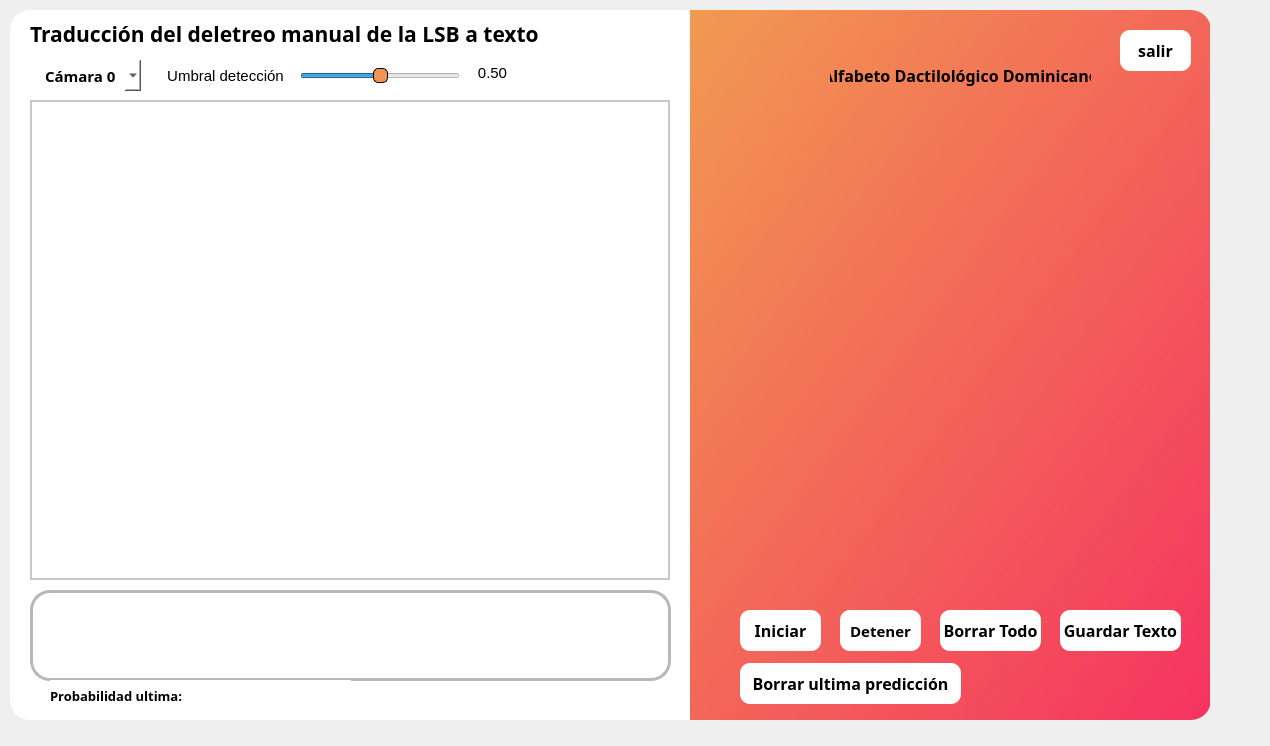
<?xml version="1.0" encoding="UTF-8"?>
<ui version="4.0">
 <class>MainWindow</class>
 <widget class="QMainWindow" name="MainWindow">
  <property name="geometry">
   <rect>
    <x>0</x>
    <y>0</y>
    <width>1270</width>
    <height>746</height>
   </rect>
  </property>
  <property name="windowTitle">
   <string>MainWindow</string>
  </property>
  <widget class="QWidget" name="centralwidget">
   <property name="styleSheet">
    <string notr="true"/>
   </property>
   <widget class="QFrame" name="main_frame">
    <property name="geometry">
     <rect>
      <x>10</x>
      <y>10</y>
      <width>1200</width>
      <height>710</height>
     </rect>
    </property>
    <property name="tabletTracking">
     <bool>true</bool>
    </property>
    <property name="styleSheet">
     <string notr="true">border-radius: 20px;
background-color: rgb(255, 255, 255);
/*border: 2px solid rgb(184, 184, 184);*/

</string>
    </property>
    <property name="frameShape">
     <enum>QFrame::StyledPanel</enum>
    </property>
    <property name="frameShadow">
     <enum>QFrame::Raised</enum>
    </property>
    <widget class="QPushButton" name="salir_Button">
     <property name="geometry">
      <rect>
       <x>1110</x>
       <y>20</y>
       <width>71</width>
       <height>41</height>
      </rect>
     </property>
     <property name="font">
      <font>
       <family>Segoe UI Semibold</family>
       <pointsize>12</pointsize>
       <weight>75</weight>
       <bold>true</bold>
      </font>
     </property>
     <property name="styleSheet">
      <string notr="true">QPushButton {	
	border-radius: 10px;
	color: rgb(0, 0, 0);
	background-color: rgb(255, 255, 255);
}

QPushButton:hover {
	background-color: rgb(223, 223, 223);
}
QPushButton:pressed {	
	background-color: rgb(244, 64, 94);
}

</string>
     </property>
     <property name="text">
      <string>salir</string>
     </property>
    </widget>
    <widget class="QLabel" name="image_label">
     <property name="geometry">
      <rect>
       <x>20</x>
       <y>90</y>
       <width>640</width>
       <height>480</height>
      </rect>
     </property>
     <property name="styleSheet">
      <string notr="true">background-color: rgb(255, 255, 255);
border-radius: 0px;
border: 2px solid rgb(200, 200, 200);</string>
     </property>
     <property name="text">
      <string/>
     </property>
    </widget>
    <widget class="QLabel" name="texto_trad_label">
     <property name="geometry">
      <rect>
       <x>20</x>
       <y>580</y>
       <width>641</width>
       <height>91</height>
      </rect>
     </property>
     <property name="font">
      <font>
       <family>Segoe UI Semibold</family>
       <pointsize>18</pointsize>
       <weight>75</weight>
       <bold>true</bold>
      </font>
     </property>
     <property name="styleSheet">
      <string notr="true">background-color:rgb(255, 255, 255);
border-radius: 20px;
border: 3px solid rgb(184, 184, 184);</string>
     </property>
     <property name="text">
      <string/>
     </property>
     <property name="scaledContents">
      <bool>false</bool>
     </property>
     <property name="alignment">
      <set>Qt::AlignLeading|Qt::AlignLeft|Qt::AlignTop</set>
     </property>
     <property name="wordWrap">
      <bool>true</bool>
     </property>
     <property name="indent">
      <number>-1</number>
     </property>
    </widget>
    <widget class="QLabel" name="titulo_label">
     <property name="geometry">
      <rect>
       <x>20</x>
       <y>8</y>
       <width>561</width>
       <height>31</height>
      </rect>
     </property>
     <property name="font">
      <font>
       <family>Segoe UI Semibold</family>
       <pointsize>16</pointsize>
       <weight>75</weight>
       <bold>true</bold>
      </font>
     </property>
     <property name="styleSheet">
      <string notr="true">color: rgb(0, 0, 0);
border:none;</string>
     </property>
     <property name="text">
      <string>Traducción del deletreo manual de la LSB a texto</string>
     </property>
    </widget>
    <widget class="QComboBox" name="cam_comboBox">
     <property name="geometry">
      <rect>
       <x>30</x>
       <y>50</y>
       <width>101</width>
       <height>31</height>
      </rect>
     </property>
     <property name="font">
      <font>
       <family>Segoe UI Semibold</family>
       <pointsize>11</pointsize>
       <weight>75</weight>
       <bold>true</bold>
      </font>
     </property>
     <property name="styleSheet">
      <string notr="true">color: rgb(0, 0, 0);
border:none;</string>
     </property>
     <property name="editable">
      <bool>false</bool>
     </property>
     <item>
      <property name="text">
       <string extracomment="seleccione la camara">Cámara 0</string>
      </property>
     </item>
     <item>
      <property name="text">
       <string>Cámara 1</string>
      </property>
     </item>
    </widget>
    <widget class="QFrame" name="conten_frame">
     <property name="geometry">
      <rect>
       <x>680</x>
       <y>0</y>
       <width>521</width>
       <height>710</height>
      </rect>
     </property>
     <property name="styleSheet">
      <string notr="true">background-color: qlineargradient(spread:pad, x1:0, y1:0, x2:1, y2:1, stop:0 rgba(241, 154, 81, 255), stop:1 rgba(245, 51, 96, 255));
border-top-right-radius: 20px;
border-bottom-right-radius: 20px;
border-top-left-radius: 0px;
border-bottom-left-radius: 0px;</string>
     </property>
     <property name="frameShape">
      <enum>QFrame::StyledPanel</enum>
     </property>
     <property name="frameShadow">
      <enum>QFrame::Raised</enum>
     </property>
     <widget class="QFrame" name="alfab_frame">
      <property name="geometry">
       <rect>
        <x>80</x>
        <y>90</y>
        <width>371</width>
        <height>471</height>
       </rect>
      </property>
      <property name="styleSheet">
       <string notr="true">image: url(:/imagenes/imagenes/abecedario.png);
border: none;
background-color: none;
</string>
      </property>
      <property name="frameShape">
       <enum>QFrame::StyledPanel</enum>
      </property>
      <property name="frameShadow">
       <enum>QFrame::Raised</enum>
      </property>
     </widget>
     <widget class="QPushButton" name="guardar_Button">
      <property name="geometry">
       <rect>
        <x>370</x>
        <y>600</y>
        <width>121</width>
        <height>41</height>
       </rect>
      </property>
      <property name="font">
       <font>
        <family>Segoe UI Semibold</family>
        <pointsize>12</pointsize>
        <weight>75</weight>
        <bold>true</bold>
       </font>
      </property>
      <property name="styleSheet">
       <string notr="true">QPushButton {	
	border-radius: 10px;
	color: rgb(0, 0, 0);
	background-color: rgb(255, 255, 255);
}

QPushButton:hover {
	background-color:rgb(223, 223, 223);
}
QPushButton:pressed {	
	background-color: rgb(98, 159, 217);
}
</string>
      </property>
      <property name="text">
       <string>Guardar Texto</string>
      </property>
     </widget>
     <widget class="QPushButton" name="borrar_Button">
      <property name="geometry">
       <rect>
        <x>250</x>
        <y>600</y>
        <width>101</width>
        <height>41</height>
       </rect>
      </property>
      <property name="font">
       <font>
        <family>Segoe UI Semibold</family>
        <pointsize>12</pointsize>
        <weight>75</weight>
        <bold>true</bold>
       </font>
      </property>
      <property name="styleSheet">
       <string notr="true">QPushButton {	
	border-radius: 10px;
	color: rgb(0, 0, 0);
	background-color: rgb(255, 255, 255);
}

QPushButton:hover {
	background-color: rgb(223, 223, 223);
}
QPushButton:pressed {	
	background-color:rgb(170, 85, 255);
}</string>
      </property>
      <property name="text">
       <string>Borrar Todo</string>
      </property>
     </widget>
     <widget class="QPushButton" name="inicio_Button">
      <property name="geometry">
       <rect>
        <x>50</x>
        <y>600</y>
        <width>81</width>
        <height>41</height>
       </rect>
      </property>
      <property name="font">
       <font>
        <family>Segoe UI Semibold</family>
        <pointsize>12</pointsize>
        <weight>75</weight>
        <bold>true</bold>
       </font>
      </property>
      <property name="styleSheet">
       <string notr="true">QPushButton {	
	border-radius: 10px;
	color: rgb(0, 0, 0);
	background-color: rgb(255, 255, 255);
}

QPushButton:hover {
	background-color: rgb(223, 223, 223);
}
QPushButton:pressed {	
	background-color: rgb(170, 255, 127);
}</string>
      </property>
      <property name="text">
       <string>Iniciar</string>
      </property>
     </widget>
     <widget class="QPushButton" name="detener_Button">
      <property name="geometry">
       <rect>
        <x>150</x>
        <y>600</y>
        <width>81</width>
        <height>41</height>
       </rect>
      </property>
      <property name="font">
       <font>
        <family>Segoe UI Semibold</family>
        <pointsize>11</pointsize>
        <weight>75</weight>
        <bold>true</bold>
       </font>
      </property>
      <property name="styleSheet">
       <string notr="true">QPushButton {	
	border-radius: 10px;
	color: rgb(0, 0, 0);
	background-color: rgb(255, 255, 255);
}

QPushButton:hover {
	background-color: rgb(223, 223, 223);
}
QPushButton:pressed {	
	background-color:rgb(97, 195, 144);
}
</string>
      </property>
      <property name="text">
       <string>Detener</string>
      </property>
     </widget>
     <widget class="QLabel" name="subtitulo_label">
      <property name="geometry">
       <rect>
        <x>140</x>
        <y>50</y>
        <width>261</width>
        <height>31</height>
       </rect>
      </property>
      <property name="font">
       <font>
        <family>Segoe UI Semibold</family>
        <pointsize>12</pointsize>
        <weight>75</weight>
        <bold>true</bold>
       </font>
      </property>
      <property name="styleSheet">
       <string notr="true">color: rgb(0, 0, 0);
border:none;
background-color:none;</string>
      </property>
      <property name="text">
       <string>Alfabeto Dactilológico Dominicano</string>
      </property>
      <property name="alignment">
       <set>Qt::AlignCenter</set>
      </property>
     </widget>
     <widget class="QPushButton" name="borrarultima_Button">
      <property name="geometry">
       <rect>
        <x>50</x>
        <y>653</y>
        <width>221</width>
        <height>41</height>
       </rect>
      </property>
      <property name="font">
       <font>
        <family>Segoe UI Semibold</family>
        <pointsize>12</pointsize>
        <weight>75</weight>
        <bold>true</bold>
       </font>
      </property>
      <property name="styleSheet">
       <string notr="true">QPushButton {	
	border-radius: 10px;
	color: rgb(0, 0, 0);
	background-color: rgb(255, 255, 255);
}

QPushButton:hover {
	background-color: rgb(223, 223, 223);
}
QPushButton:pressed {	
	background-color: rgb(243, 91, 90);
}</string>
      </property>
      <property name="text">
       <string>Borrar ultima predicción</string>
      </property>
     </widget>
    </widget>
    <widget class="QSlider" name="umbral_slider">
     <property name="geometry">
      <rect>
       <x>290</x>
       <y>55</y>
       <width>160</width>
       <height>22</height>
      </rect>
     </property>
     <property name="font">
      <font>
       <weight>50</weight>
       <bold>false</bold>
      </font>
     </property>
     <property name="styleSheet">
      <string notr="true">QSlider::handle:horizontal {
    background: rgb(241, 147, 82);
    border: 1px solid rgb(0, 0, 0);
    width: 14px;
    margin: -2px 0;
    border-radius: 5px;
}</string>
     </property>
     <property name="minimum">
      <number>0</number>
     </property>
     <property name="maximum">
      <number>100</number>
     </property>
     <property name="singleStep">
      <number>10</number>
     </property>
     <property name="sliderPosition">
      <number>50</number>
     </property>
     <property name="orientation">
      <enum>Qt::Horizontal</enum>
     </property>
     <property name="invertedAppearance">
      <bool>false</bool>
     </property>
     <property name="invertedControls">
      <bool>false</bool>
     </property>
    </widget>
    <widget class="QLabel" name="umbral_label">
     <property name="geometry">
      <rect>
       <x>457</x>
       <y>47</y>
       <width>51</width>
       <height>31</height>
      </rect>
     </property>
     <property name="font">
      <font>
       <pointsize>11</pointsize>
      </font>
     </property>
     <property name="text">
      <string>0.50</string>
     </property>
     <property name="alignment">
      <set>Qt::AlignCenter</set>
     </property>
    </widget>
    <widget class="QLabel" name="text_umbral">
     <property name="geometry">
      <rect>
       <x>150</x>
       <y>50</y>
       <width>131</width>
       <height>31</height>
      </rect>
     </property>
     <property name="font">
      <font>
       <pointsize>11</pointsize>
      </font>
     </property>
     <property name="text">
      <string>Umbral detección</string>
     </property>
     <property name="alignment">
      <set>Qt::AlignCenter</set>
     </property>
    </widget>
    <widget class="QLabel" name="proba_label">
     <property name="geometry">
      <rect>
       <x>40</x>
       <y>670</y>
       <width>301</width>
       <height>31</height>
      </rect>
     </property>
     <property name="font">
      <font>
       <family>Segoe UI Semibold</family>
       <pointsize>10</pointsize>
       <weight>75</weight>
       <bold>true</bold>
      </font>
     </property>
     <property name="text">
      <string>Probabilidad ultima: </string>
     </property>
    </widget>
    <widget class="QFrame" name="encabezado_frame">
     <property name="geometry">
      <rect>
       <x>500</x>
       <y>0</y>
       <width>601</width>
       <height>41</height>
      </rect>
     </property>
     <property name="styleSheet">
      <string notr="true">border-radius: 0px;
background-color: none;</string>
     </property>
     <property name="frameShape">
      <enum>QFrame::StyledPanel</enum>
     </property>
     <property name="frameShadow">
      <enum>QFrame::Raised</enum>
     </property>
    </widget>
    <zorder>conten_frame</zorder>
    <zorder>salir_Button</zorder>
    <zorder>image_label</zorder>
    <zorder>texto_trad_label</zorder>
    <zorder>titulo_label</zorder>
    <zorder>cam_comboBox</zorder>
    <zorder>umbral_slider</zorder>
    <zorder>umbral_label</zorder>
    <zorder>text_umbral</zorder>
    <zorder>proba_label</zorder>
    <zorder>encabezado_frame</zorder>
   </widget>
  </widget>
 </widget>
 <resources>
  <include location="vantana_principal.qrc"/>
 </resources>
 <connections/>
</ui>
